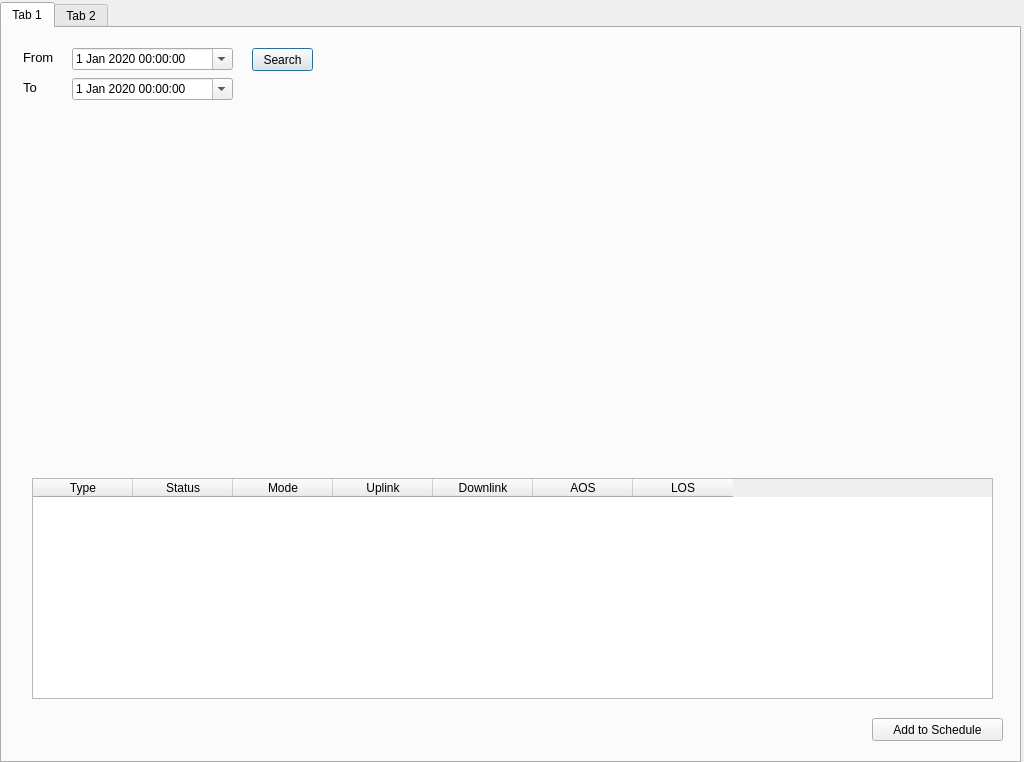
<?xml version="1.0" encoding="UTF-8"?>
<ui version="4.0">
 <class>Dialog</class>
 <widget class="QDialog" name="Dialog">
  <property name="enabled">
   <bool>true</bool>
  </property>
  <property name="geometry">
   <rect>
    <x>0</x>
    <y>0</y>
    <width>1024</width>
    <height>762</height>
   </rect>
  </property>
  <property name="windowTitle">
   <string>RREarthStation</string>
  </property>
  <property name="autoFillBackground">
   <bool>false</bool>
  </property>
  <widget class="QTabWidget" name="tabWidget">
   <property name="geometry">
    <rect>
     <x>0</x>
     <y>2</y>
     <width>1021</width>
     <height>761</height>
    </rect>
   </property>
   <property name="currentIndex">
    <number>0</number>
   </property>
   <widget class="QWidget" name="tab">
    <attribute name="title">
     <string>Tab 1</string>
    </attribute>
    <widget class="QDateTimeEdit" name="scheduleDateEditStart">
     <property name="geometry">
      <rect>
       <x>70</x>
       <y>20</y>
       <width>161</width>
       <height>22</height>
      </rect>
     </property>
     <property name="dateTime">
      <datetime>
       <hour>0</hour>
       <minute>0</minute>
       <second>0</second>
       <year>2020</year>
       <month>1</month>
       <day>1</day>
      </datetime>
     </property>
     <property name="calendarPopup">
      <bool>true</bool>
     </property>
    </widget>
    <widget class="QDateTimeEdit" name="scheduleDateEditEnd">
     <property name="geometry">
      <rect>
       <x>70</x>
       <y>50</y>
       <width>161</width>
       <height>22</height>
      </rect>
     </property>
     <property name="dateTime">
      <datetime>
       <hour>0</hour>
       <minute>0</minute>
       <second>0</second>
       <year>2020</year>
       <month>1</month>
       <day>1</day>
      </datetime>
     </property>
     <property name="calendarPopup">
      <bool>true</bool>
     </property>
    </widget>
    <widget class="QPushButton" name="scheduleSearch">
     <property name="geometry">
      <rect>
       <x>250</x>
       <y>20</y>
       <width>61</width>
       <height>23</height>
      </rect>
     </property>
     <property name="text">
      <string>Search</string>
     </property>
    </widget>
    <widget class="QLabel" name="label_2">
     <property name="geometry">
      <rect>
       <x>21</x>
       <y>52</y>
       <width>57</width>
       <height>15</height>
      </rect>
     </property>
     <property name="font">
      <font>
       <pointsize>10</pointsize>
      </font>
     </property>
     <property name="text">
      <string>To</string>
     </property>
    </widget>
    <widget class="QLabel" name="label">
     <property name="geometry">
      <rect>
       <x>21</x>
       <y>22</y>
       <width>57</width>
       <height>15</height>
      </rect>
     </property>
     <property name="font">
      <font>
       <pointsize>10</pointsize>
      </font>
     </property>
     <property name="text">
      <string>From</string>
     </property>
    </widget>
    <widget class="QPushButton" name="addToSchedule">
     <property name="geometry">
      <rect>
       <x>870</x>
       <y>690</y>
       <width>131</width>
       <height>23</height>
      </rect>
     </property>
     <property name="text">
      <string>Add to Schedule</string>
     </property>
    </widget>
    <widget class="QTableWidget" name="availableSats">
     <property name="geometry">
      <rect>
       <x>30</x>
       <y>450</y>
       <width>961</width>
       <height>221</height>
      </rect>
     </property>
     <column>
      <property name="text">
       <string>Type</string>
      </property>
     </column>
     <column>
      <property name="text">
       <string>Status</string>
      </property>
     </column>
     <column>
      <property name="text">
       <string>Mode</string>
      </property>
     </column>
     <column>
      <property name="text">
       <string>Uplink</string>
      </property>
     </column>
     <column>
      <property name="text">
       <string>Downlink</string>
      </property>
     </column>
     <column>
      <property name="text">
       <string>AOS</string>
      </property>
     </column>
     <column>
      <property name="text">
       <string>LOS</string>
      </property>
     </column>
    </widget>
   </widget>
   <widget class="QWidget" name="tab_2">
    <attribute name="title">
     <string>Tab 2</string>
    </attribute>
   </widget>
  </widget>
 </widget>
 <resources/>
 <connections/>
</ui>
